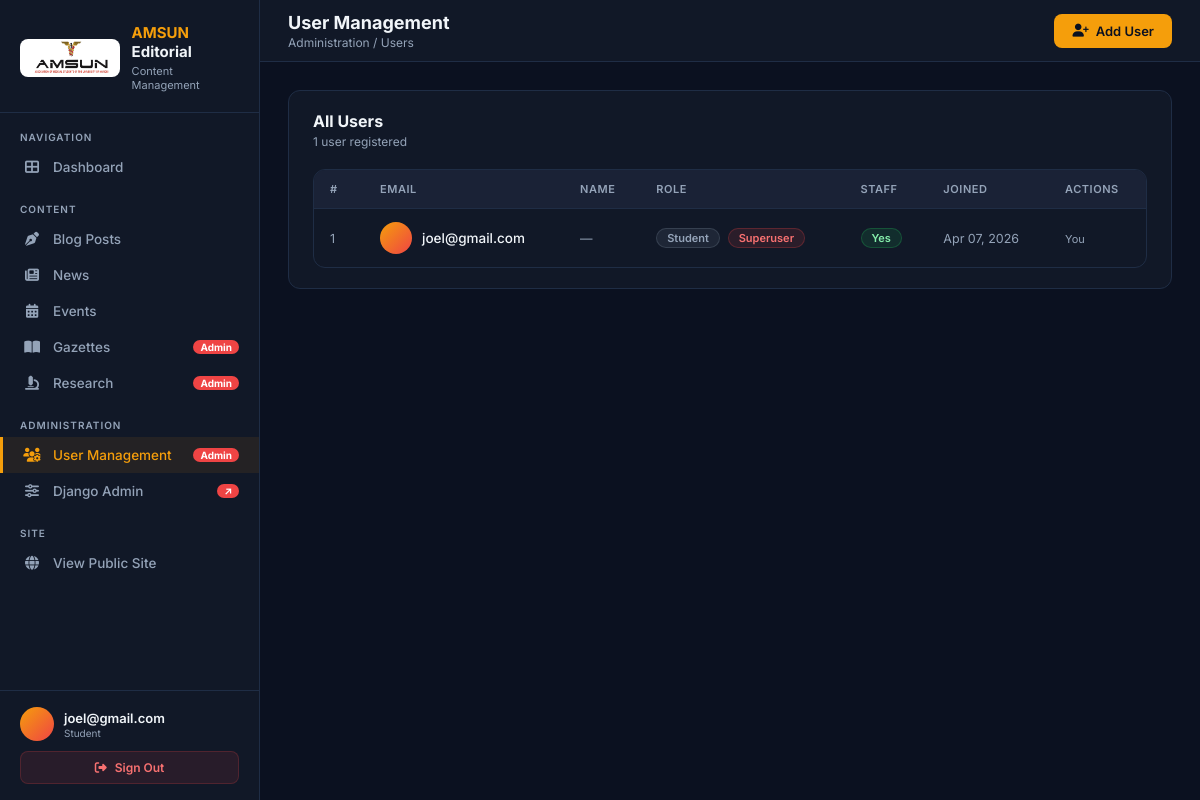
Page /editorial/users/ (signed in) on the committed database.
### users/models.py (models this page shows, shortened)
class User(AbstractUser):
    email = models.EmailField(unique=True, max_length=255)
    username = None  # We are not using the username field
    ROLE_CHOICES = [
        ('student', 'Student'),
        ('alumni', 'Alumni'),
        ('editor', 'Editor'),
        ('admin', 'Admin'),
    ]
    role = models.CharField(max_length=10, choices=ROLE_CHOICES, default='student')
    objects = UserManager()
    USERNAME_FIELD = 'email'
    REQUIRED_FIELDS = []  # Only email and password are required

### editorial/views.py (the view)
# urls.py: path('users/',                   views.user_list,   name='user-list'),
@admin_required
def user_list(request):
    users = User.objects.order_by('-date_joined')
    return render(request, 'editorial/user_list.html', {
        'users': users, 'is_admin': True,
    })

### editorial/templates/editorial/user_list.html (shortened to what this page needs)
{% extends 'editorial/base.html' %}
{% block page_title %}User Management{% endblock %}
{% block breadcrumb %}Administration / Users{% endblock %}
{% block nav_users %}active{% endblock %}
{% block topbar_actions %}
  <a href="{% url 'editorial:user-create' %}" class="btn btn-primary">
    <i class="fas fa-user-plus"></i> Add User
  </a>
{% endblock %}
{% block content %}
<div class="card">
  <div class="section-header">
    <div>
      <div class="section-title">All Users</div>
      <p class="text-muted" style="font-size:12px;margin-top:3px;">{{ users|length }} user{{ users|length|pluralize }} registered</p>
    </div>
  </div>
  <div class="tbl-wrap">
    <table>
      <thead>
        <tr>
          <th style="width:50px;">#</th>
          <th>Email</th>
          <th>Name</th>
          <th>Role</th>
          <th>Staff</th>
          <th>Joined</th>
          <th>Actions</th>
        </tr>
      </thead>
      <tbody>
        {% for user in users %}
        <tr>
          <td class="td-muted">{{ forloop.counter }}</td>
          <td>
            <div style="display:flex;align-items:center;gap:10px;">
              <div style="width:32px;height:32px;border-radius:50%;background:linear-gradient(135deg,#f59e0b,#ef4444);display:flex;align-items:center;justify-content:center;font-size:12px;font-weight:700;color:white;flex-shrink:0;">
              </div>
              <span style="font-weight:500;">{{ user.email }}</span>
            </div>
          </td>
          <td class="td-muted">{{ user.get_full_name|default:"—" }}</td>
          <td>
            {% if user.role == 'admin' %}
              <span class="badge badge-red">Admin</span>
            {% elif user.role == 'editor' %}
              <span class="badge badge-gold">Editor</span>
            {% elif user.role == 'alumni' %}
              <span class="badge badge-blue">Alumni</span>
            {% else %}
              <span class="badge badge-gray">{{ user.role|title }}</span>
            {% endif %}
            {% if user.is_superuser %}
              <span class="badge badge-red" style="margin-left:4px;">Superuser</span>
            {% endif %}
          </td>
          <td>
            {% if user.is_staff %}
              <span class="badge badge-green">Yes</span>
            {% else %}
              <span class="td-muted">—</span>
            {% endif %}
          </td>
          <td class="td-muted">{{ user.date_joined|date:"M d, Y" }}</td>
          <td>
            {% if user != request.user %}
            <div class="actions-cell">
              <a href="{% url 'editorial:user-delete' user.pk %}" class="btn btn-danger btn-sm">
                <i class="fas fa-trash"></i> Delete
              </a>
            </div>
            {% else %}
            <span class="td-muted" style="font-size:11px;">You</span>
            {% endif %}
          </td>
        </tr>
        {% empty %}
        <tr>
          <td colspan="7" style="text-align:center;padding:40px;color:#64748b;">No users found.</td>
        </tr>
        {% endfor %}
      </tbody>
    </table>
  </div>
</div>
{% endblock %}

### editorial/templates/editorial/base.html (shortened to what this page needs)
{% load static %}
<!DOCTYPE html>
<html lang="en">
<head>
  <link rel="stylesheet" href="https://cdnjs.cloudflare.com/ajax/libs/font-awesome/6.5.0/css/all.min.css" />
</head>
<body>
<nav id="sidebar">
  <div class="sidebar-logo">
    <img src="{% static 'core/logo.png' %}" alt="AMSUN Logo" class="logo-img">
    <div>
      <div class="logo-text"><span>AMSUN</span> Editorial</div>
      <div class="logo-sub">Content Management</div>
    </div>
  </div>
  <div class="sidebar-section-label">Navigation</div>
  <a href="{% url 'editorial:dashboard' %}" class="nav-link {% block nav_dashboard %}{% endblock %}">
    <i class="fas fa-th-large"></i> Dashboard
  </a>
  <div class="sidebar-section-label">Content</div>
  <a href="{% url 'editorial:blog-list' %}" class="nav-link {% block nav_blogs %}{% endblock %}">
    <i class="fas fa-pen-nib"></i> Blog Posts
  </a>
  <a href="{% url 'editorial:news-list' %}" class="nav-link {% block nav_news %}{% endblock %}">
    <i class="fas fa-newspaper"></i> News
  </a>
  <a href="{% url 'editorial:event-list' %}" class="nav-link {% block nav_events %}{% endblock %}">
    <i class="fas fa-calendar-alt"></i> Events
  </a>
  {% if is_admin %}
  <a href="{% url 'editorial:gazette-list' %}" class="nav-link {% block nav_gazette %}{% endblock %}">
    <i class="fas fa-book-open"></i> Gazettes
    <span class="nav-badge admin">Admin</span>
  </a>
  <a href="{% url 'editorial:research-list' %}" class="nav-link {% block nav_research %}{% endblock %}">
    <i class="fas fa-microscope"></i> Research
    <span class="nav-badge admin">Admin</span>
  </a>
  <div class="sidebar-section-label">Administration</div>
  <a href="{% url 'editorial:user-list' %}" class="nav-link {% block nav_users %}{% endblock %}">
    <i class="fas fa-users-cog"></i> User Management
    <span class="nav-badge admin">Admin</span>
  </a>
  <a href="/admin/" class="nav-link" target="_blank">
    <i class="fas fa-sliders-h"></i> Django Admin
    <span class="nav-badge admin">↗</span>
  </a>
  {% endif %}
  <div class="sidebar-section-label">Site</div>
  <a href="/" class="nav-link" target="_blank">
    <i class="fas fa-globe"></i> View Public Site
  </a>
  <div class="sidebar-footer">
    <div class="sidebar-user">
      <div class="avatar">{{ request.user.first_name|first|upper }}{{ request.user.last_name|first|upper }}</div>
      <div class="user-info">
        <div class="name">{{ request.user.get_full_name|default:request.user.email }}</div>
        <div class="role">{{ request.user.role }}</div>
      </div>
    </div>
    <a href="{% url 'editorial:logout' %}" class="logout-btn">
      <i class="fas fa-sign-out-alt"></i> Sign Out
    </a>
  </div>
</nav>
<div id="main">
  <div id="topbar">
    <div style="display:flex;align-items:center;gap:14px;">
      <div>
        <div class="topbar-title">{% block page_title %}Dashboard{% endblock %}</div>
        <div class="topbar-breadcrumb">{% block breadcrumb %}AMSUN Editorial{% endblock %}</div>
      </div>
    </div>
    <div class="topbar-actions">
      {% block topbar_actions %}{% endblock %}
    </div>
  </div>
  <div id="content">
    {% block content %}{% endblock %}
  </div>
</div>
</body>
</html>

### rows in the picture
User: user.get_full_name "joel@gmail.com", user.role "Student", email "joel@gmail.com", get_full_name "—", role "Student", is_superuser "Superuser", is_staff "Yes", date_joined "Apr 07, 2026", shows "You"

### other values in the picture
{{ users|length }} "1"
